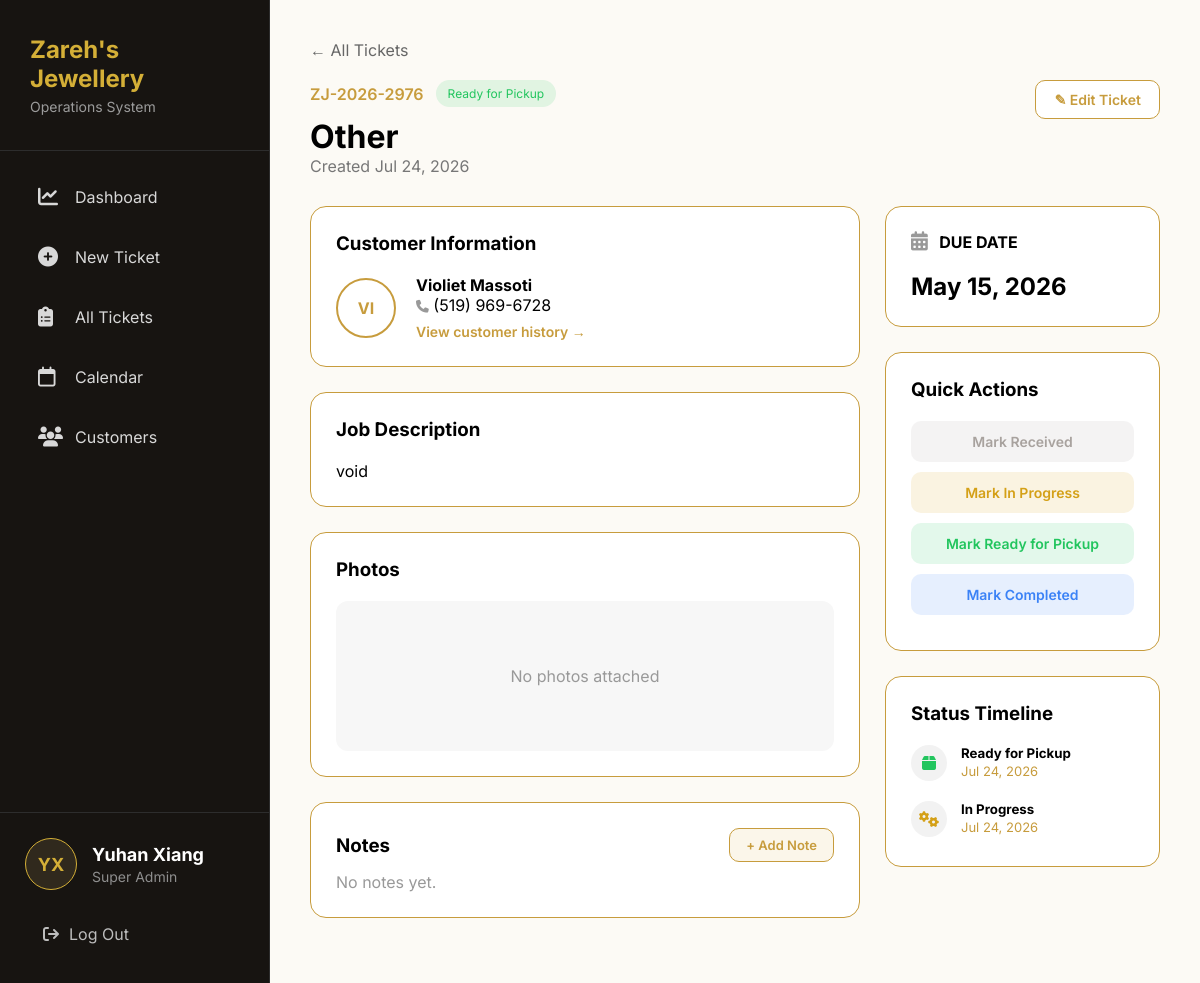
Page /ticket/98/ (signed in) on the earlier database version.
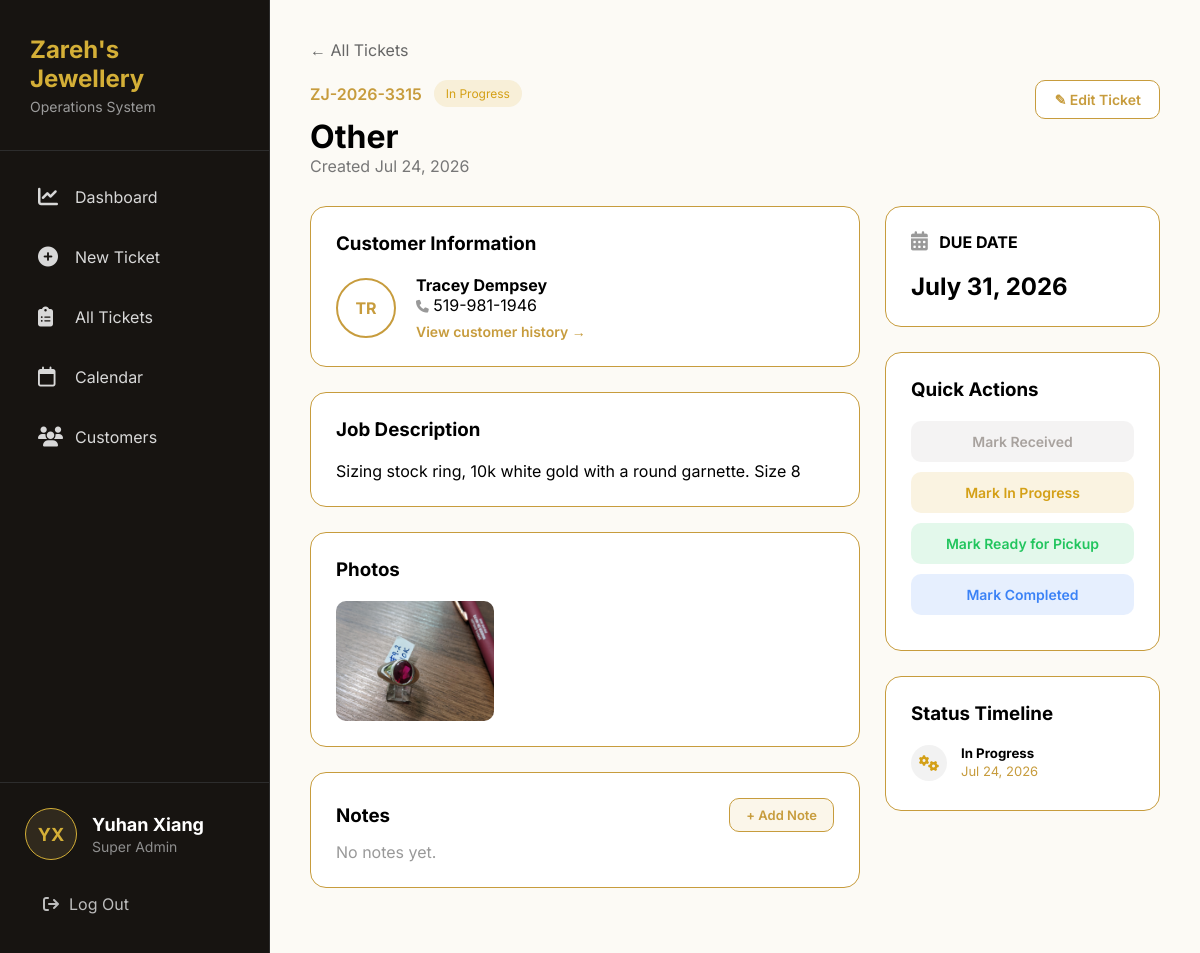
Same page on the later database version.
### core/models.py (models this page shows, shortened)
class Ticket(models.Model):
    ticket_number = models.CharField(
        max_length=20,
        unique=True
    )
    customer = models.ForeignKey(
        Customer,
        on_delete=models.CASCADE,
        related_name="tickets"
    )
    job_type = models.ForeignKey(
        JobType,
        on_delete=models.PROTECT
    )
    status = models.ForeignKey(
        Status,
        on_delete=models.PROTECT
    )
    description = models.TextField()
    created_date = models.DateTimeField(auto_now_add=True)
    due_date = models.DateField()
    price = models.DecimalField(
        max_digits=10,
        decimal_places=2,
        blank=True,
        null=True
    )
    completed_date = models.DateField(
        blank=True,
        null=True
    )

class Status(models.Model):
    status = models.CharField(max_length=50, unique=True)
    color = models.CharField(max_length=20, default="#c79c3d")

class JobType(models.Model):
    type = models.CharField(max_length=100, unique=True)
    duration = models.PositiveIntegerField(default=7)

class Customer(models.Model):
    name = models.CharField(max_length=100)
    phone = models.CharField(max_length=20, unique=True)
    email = models.EmailField(blank=True, null=True)
    note = models.TextField(blank=True)
    created_date = models.DateTimeField(auto_now_add=True)
    class Meta:
        ordering = ["name"]

class StatusHistory(models.Model):
    ticket = models.ForeignKey(
        Ticket,
        on_delete=models.CASCADE,
        related_name="status_history"
    )
    status = models.ForeignKey(
        Status,
        on_delete=models.CASCADE
    )
    note = models.CharField(
        max_length=255,
        blank=True
    )
    created_date = models.DateTimeField(auto_now_add=True)
    class Meta:
        ordering = ["-created_date"]
        verbose_name_plural = "Status histories"

class TicketPhoto(models.Model):
    ticket = models.ForeignKey(
        Ticket,
        on_delete=models.CASCADE,
        related_name="photos"
    )
    image = models.ImageField(
        upload_to="tickets/"
    )
    uploaded_at = models.DateTimeField(
        auto_now_add=True
    )

### core/views.py (the view)
@login_required
def ticket_detail(request, ticket_id):
    ticket = get_object_or_404(Ticket, id=ticket_id)
    context = {
        "ticket": ticket,
        "statuses": Status.objects.all(),
        "ready_status": Status.objects.filter(status="Ready for Pickup").first(),
        "completed_status": Status.objects.filter(status="Completed").first(),
    }
    return render(request, "core/ticket_detail.html", context)

### core/templatetags/custom_tags.py (called while the page is built)
@register.filter
def days_remaining(due_date):
    if not due_date:
        return ""
    return (due_date - date.today()).days

### core/templates/core/ticket_detail.html (shortened to what this page needs)
{% extends 'core/base.html' %}
{% load custom_tags %}
{% block content %}
<div class="ticket-detail-page">
    <div class="back-link">
        <a href="{% url 'all_tickets' %}">
            ← All Tickets
        </a>
    </div>
    <div class="ticket-header">
        <div>
            <div class="ticket-top">
                <span class="ticket-number">
                    {{ ticket.ticket_number }}
                </span>
                <span
                    class="status-badge"
                    style="
                        background:{{ ticket.status.color }}20;
                        color:{{ ticket.status.color }};
                    "
                >
                    {{ ticket.status.status }}
                </span>
            </div>
            <h1>
                {{ ticket.job_type.type }}
            </h1>
            <p class="created-date">
                Created {{ ticket.created_date|date:"M d, Y" }}
            </p>
        </div>
        <div>
            <a href="{% url 'edit_ticket' ticket.id %}" class="edit-ticket-btn">
                ✎ Edit Ticket
            </a>
        </div>
    </div>
    <div class="detail-grid">
        <div>
            <div class="card">
                <h3>
                    Customer Information
                </h3>
                <div class="customer-box">
                    <div class="avatar">
                        {{ ticket.customer.name|slice:":2"|upper }}
                    </div>
                    <div>
                        <h4>
                            {{ ticket.customer.name }}
                        </h4>
                        {% if ticket.customer.phone %}
                            <p>
                                <i class="fa-solid fa-phone" style="color:#999; font-size: 0.8em;"></i> {{ ticket.customer.phone }}
                            </p>
                        {% endif %}
                        <a href="{% url 'customers' %}?customer={{ ticket.customer.id }}" class="history-link">
                            View customer history →
                        </a>
                    </div>
                </div>
            </div>
            <div class="card">
                <h3>
                    Job Description
                </h3>
                <br>
                <p>
                    {{ ticket.description|linebreaksbr }}
                </p>
            </div>
            <div class="card">
                <h3>
                    Photos
                </h3>
                {% if ticket.photos.all %}
                    <div class="photo-grid">
                        {% for photo in ticket.photos.all %}
                            <img src="{{ photo.image.url }}" alt="Ticket photo" class="ticket-photo">
                        {% endfor %}
                    </div>
                {% else %}
                    <div class="photo-placeholder">
                        No photos attached
                    </div>
                {% endif %}
            </div>
            <div class="card">
                <div class="card-header-row">
                    <h3>Notes</h3>
                    <button type="button" class="add-note-btn" onclick="document.getElementById('add-note-form').classList.toggle('hidden')">
                        + Add Note
                    </button>
                </div>
                {% if ticket.notes.all %}
                    {% for note in ticket.notes.all %}
                        <div class="note-card">
                            <div class="note-header">
                                <div class="note-content">{{ note.content }}</div>
                                <form
    method="POST"
    action="{% url 'delete_note' note.id %}"
    style="display:inline;"
    onsubmit="return confirm('Delete this note?');"
>
    {% csrf_token %}
    <button class="delete-note-btn" type="submit">
        <i class="fa-solid fa-trash-can"></i>
    </button>
</form>
     </div>
    <div class="note-meta">
        {{ note.created_at|date:"M d, Y" }}
    </div>
</div>
                    {% endfor %}
                {% else %}
                    <p class="empty-note">No notes yet.</p>
                {% endif %}
            </div>
        </div>
        <div>
            <div class="card">
                <h4>
                    <i class="fa-solid fa-calendar-days" style="color:#999; font-size: 1.2em;"></i> &nbsp; DUE DATE
                </h4>
                <h2>
                    {{ ticket.due_date|date:"F d, Y" }}
                </h2>
            </div>
            <div class="card">
                <h3>
                    Quick Actions
                </h3>
            {% for status in statuses %}
                <form method="POST" action="{% url 'set_status' ticket.id status.id %}">
                    <button type="submit" class="quick-action-btn {% if ticket.status.id == status.id %}active{% endif %}" style="background:{{ status.color }}20; color:{{ status.color }};">
                        Mark {{ status.status }}
                    </button>
                </form>
            {% endfor %}
            </div>
            <div class="card">
                <h3>
                    Status Timeline
                </h3>
                {% for event in ticket.status_history.all %}
                    <div class="timeline-item">
                        {% if event.status.status == "Ready for Pickup" %}
                        <div class="timeline-icon"><i class="fas fa-box" style="color: {{event.status.color}};"></i></div>
                        {% elif event.status.status == "Completed" %}
                        <div class="timeline-icon"><i class="fas fa-check-circle" style="color: {{event.status.color}};"></i></div>
                        {% elif event.status.status == "In Progress" %}
                        <div class="timeline-icon"><i class="fas fa-cogs" style="color: {{event.status.color}};"></i></div>
                        {% elif event.status.status == "Received" %}
                        <div class="timeline-icon"><i class="fas fa-clock" style="color: {{event.status.color}};"></i></div>
                        {% endif %}
                        <div>
                            <h5>{{ event.status.status }}</h5>
                            <p class="timeline-date">{{ event.created_date|date:"M d, Y" }}</p>
                        </div>
                    </div>
                {% empty %}
                    <p class="empty-note">No status changes yet.</p>
                {% endfor %}
            </div>
        </div>
    </div>
</div>
{% endblock %}

### core/templates/core/base.html (shortened to what this page needs)
{% load static %}
<!DOCTYPE html>
<html lang="en">
<head>
    <link rel="stylesheet"
          href="https://cdnjs.cloudflare.com/ajax/libs/font-awesome/6.5.1/css/all.min.css">
</head>
<body>
<div class="sidebar">
    <div class="logo">
        <h2>Zareh's Jewellery</h2>
        <p>Operations System</p>
    </div>
    <div class="menu">
        <a href="/" class="{% if request.path == '/' %}active{% endif %}">
            <i class="fa-solid fa-chart-line"></i>
            Dashboard
        </a>
        <a href="/new-ticket/" class="{% if request.path == '/new-ticket/' %}active{% endif %}">
            <i class="fa-solid fa-circle-plus"></i>
            New Ticket
        </a>
        <a href="/tickets/" class="{% if request.path == '/tickets/' %}active{% endif %}">
            <i class="fa-solid fa-clipboard-list"></i>
            All Tickets
        </a>
        <a href="/calendar/" class="{% if request.path == '/calendar/' %}active{% endif %}">
            <i class="fa-regular fa-calendar"></i>
            Calendar
        </a>
        <a href="/customers/" class="{% if request.path == '/customers/' %}active{% endif %}">
            <i class="fa-solid fa-users"></i>
            Customers
        </a>
    </div>
    {% if user.is_authenticated %}
    <div class="sidebar-footer">
        <div class="user-info">
            <div class="base-avatar">
                {{ user.first_name|first }}{{ user.last_name|first }}
            </div>
            <div class="user-details">
                <h4>
                    {{ user.first_name }} {{ user.last_name }}
                </h4>
                <p>
                    {% if user.groups.first %}
                        {{ user.groups.first.name }}
                    {% else %}
                        No Group
                    {% endif %}
                </p>
            </div>
        </div>
        <form method="post"
              action="{% url 'logout' %}"
              class="logout-form">
            <button type="submit" class="logout-btn">
                <i class="fa-solid fa-arrow-right-from-bracket"></i>
                Log Out
            </button>
        </form>
    </div>
    {% endif %}
</div>
<div class="main-content">
    {% block content %}
    {% endblock %}
</div>
</body>
</html>

### core/templates/core/base.html (style rules this page uses)
* { margin:0; padding:0; box-sizing:border-box; font-family:'Inter',sans-serif; }
body { display:flex; height:100vh; overflow:hidden; background:#FCFAF5; }
.sidebar { width:270px; height:100vh; background:#171411; color:white; display:flex; flex-direction:column; border-right:1px solid #2d2d2d; flex-shrink:0; }
.logo { padding:35px 30px; border-bottom:1px solid #2d2d2d; }
.logo h2 { color:#d4af37; font-size:24px; margin-bottom:5px; }
.logo p { color:#9b9b9b; font-size:14px; }
.menu { padding:20px; }
.menu a { display:flex; align-items:center; gap:15px; padding:16px 18px; margin-bottom:8px; border-radius:14px; text-decoration:none; color:#d8d8d8; transition:.25s; }
.menu a i { width:22px; font-size:20px; }
.sidebar-footer { margin-top:auto; padding:25px; border-top:1px solid #2d2d2d; }
.user-info { display:flex; align-items:center; gap:15px; margin-bottom:20px; }
.base-avatar { width:52px; height:52px; border-radius:50%; display:flex; justify-content:center; align-items:center; background:#30291d; border:1px solid #d4af37; color:#d4af37; font-weight:700; font-size:18px; }
.user-details h4 { color:white; font-size:18px; margin-bottom:3px; }
.user-details p { color:#8e8e8e; font-size:14px; }
.logout-form { margin:0; }
.logout-btn { width:100%; display:flex; align-items:center; gap:10px; padding:14px 18px; border:none; border-radius:12px; background:transparent; color:#bdbdbd; cursor:pointer; font-size:16px; transition:.25s; }
.main-content { flex:1; padding:40px; overflow-y:auto; }

### core/templates/core/ticket_detail.html (style rules this page uses)
.ticket-detail-page { max-width:1200px; margin:auto; }
.back-link { margin-bottom:20px; }
.back-link a { text-decoration:none; color:#666; }
.ticket-header { display:flex; justify-content:space-between; align-items:flex-start; margin-bottom:30px; }
.ticket-top { display:flex; gap:12px; align-items:center; margin-bottom:10px; }
.ticket-number { color:#c79c3d; font-weight:600; }
.status-badge { padding:6px 12px; border-radius:20px; font-size:12px; }
.created-date { color:#777; }
.edit-ticket-btn { display:inline-flex; align-items:center; gap:6px; padding:10px 18px; border:1px solid #c79c3d; border-radius:10px; color:#c79c3d; text-decoration:none; font-weight:600; font-size:14px; background:white; }
.detail-grid { display:grid; grid-template-columns:2fr 1fr; gap:25px; }
.card { background:white; border:1px solid #c79c3d; border-radius:16px; padding:25px; margin-bottom:25px; }
.card-header-row { display:flex; justify-content:space-between; align-items:center; margin-bottom:10px; }
.card-header-row h3 { margin:0; }
.customer-box { display:flex; gap:20px; align-items:center; }
.avatar { width:60px; height:60px; border-radius:50%; border:2px solid #c79c3d; display:flex; align-items:center; justify-content:center; font-weight:bold; color:#c79c3d; flex-shrink:0; }
.history-link { display:inline-block; margin-top:8px; color:#c79c3d; text-decoration:none; font-weight:600; font-size:14px; }
.photo-grid { display:grid; grid-template-columns:repeat(auto-fill, minmax(120px, 1fr)); gap:12px; }
.photo-grid img { width:100%; height:120px; object-fit:cover; border-radius:10px; cursor:pointer; transition:.25s; }
.add-note-btn { padding:8px 16px; border:1px solid #c79c3d; border-radius:10px; background:#fbf6ea; color:#c79c3d; font-weight:600; font-size:13px; cursor:pointer; }
.empty-note { color:#999; }
.quick-action-btn { display:block; width:100%; padding:12px; margin-bottom:10px; border:none; border-radius:10px; font-weight:600; cursor:pointer; font-size:14px; }
.timeline-item { display:flex; gap:14px; align-items:flex-start; margin-bottom:16px; }
.timeline-item:last-child { margin-bottom:0; }
.timeline-icon { width:36px; height:36px; border-radius:50%; background:#f2f2f2; display:flex; align-items:center; justify-content:center; flex-shrink:0; }
.timeline-item h5 { margin:0 0 2px; }
.timeline-date { color:#c79c3d; font-size:13px; margin:0 0 6px; }

Differences in the rows shown:
removed StatusHistory: status.status "Ready for Pickup", created_date "Jul 24, 2026"
changed Ticket "Other": ticket_number "ZJ-2026-2976" → "ZJ-2026-3315"; status_id 3 → 2 (drawn); status.status "Ready for Pickup" → "In Progress"; customer.name "VI" → "TR"; customer.name "Violiet Massoti" → "Tracey Dempsey"; customer.phone "(519) 969-6728" → "519-981-1946"; description "void" → "Sizing stock ring, 10k white gold with a round garnette. Size 8"; due_date "May 15, 2026" → "July 31, 2026"
added TicketPhoto: image (picture)
Other differences:
text no longer shown: "No photos attached"
